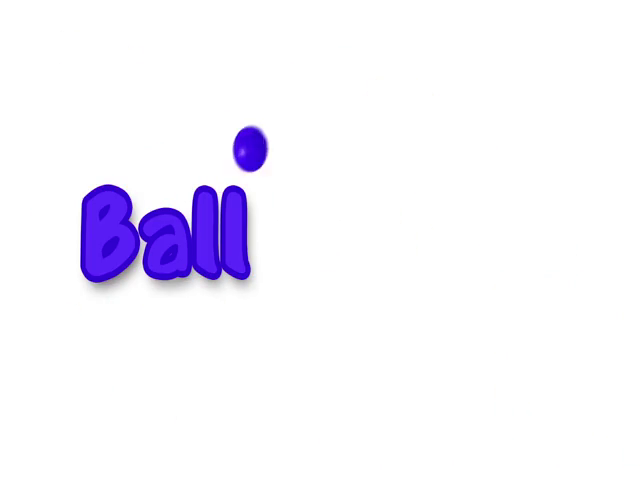
//> input picture frame 315 of opencv/test.mp4, 640 x 480 px
$ ./opencv_color_capture   (built with g++ and OpenCV 4)
//> lines starting //> are read from the running program, lines starting //| are printed output that depends on the picture; after the words box and inside, x2 and y2 are one past the last pixel; in counts of white or black regions, pixels touching at a corner belong together
#include <opencv2/opencv.hpp>
#include <iostream>

using namespace cv;
using namespace std;

int main()
{
	int range_count = 0;

	Scalar red(0, 0, 255);
	Scalar blue(255, 0, 0);
	Scalar yellow(0, 255, 255);

	Scalar magenta(255, 0, 255);


	Mat rgb_color = Mat(1, 1, CV_8UC3, red);
	Mat hsv_color;

	cvtColor(rgb_color, hsv_color, COLOR_BGR2HSV);


	int hue = (int)hsv_color.at<Vec3b>(0, 0)[0];
	int saturation = (int)hsv_color.at<Vec3b>(0, 0)[1];
	int value = (int)hsv_color.at<Vec3b>(0, 0)[2];


	cout << "hue = " << hue << endl;
	cout << "saturation = " << saturation << endl;
	cout << "value = " << value << endl;


	int low_hue = hue - 10;
	int high_hue = hue + 10;

	int low_hue1 = 0, low_hue2 = 0;
	int high_hue1 = 0, high_hue2 = 0;

	if (low_hue < 10) {
		range_count = 2;

		high_hue1 = 180;
		low_hue1 = low_hue + 180;
		high_hue2 = high_hue;
		low_hue2 = 0;
	}
	else if (high_hue > 170) {
		range_count = 2;

		high_hue1 = low_hue;
		low_hue1 = 180;
		high_hue2 = high_hue - 180;
		low_hue2 = 0;
	}
	else {
		range_count = 1;

		low_hue1 = low_hue;
		high_hue1 = high_hue;
	}


	cout << low_hue1 << "  " << high_hue1 << endl;
	cout << low_hue2 << "  " << high_hue2 << endl;


	VideoCapture cap("test.mp4");
	Mat img_frame, img_hsv;


	if (!cap.isOpened()) {
		cerr << "ERROR! Unable to open camera\n";
		return -1;
	}


	for (;;)
	{
		// wait for a new frame from camera and store it into 'frame'
		cap.read(img_frame);
//> img_frame is the input picture: 480 rows x 640 cols, CV_8UC3; mean B, G, R 253.1, 243.6, 246.2

		// check if we succeeded
		if (img_frame.empty()) {
			cerr << "ERROR! blank frame grabbed\n";
			break;
		}


		//HSV로 변환
		cvtColor(img_frame, img_hsv, COLOR_BGR2HSV);
//> img_hsv: 480 rows x 640 cols, CV_8UC3; mean H, S, V 8.1, 10.9, 253.2


		//지정한 HSV 범위를 이용하여 영상을 이진화
		Mat img_mask1, img_mask2;
		inRange(img_hsv, Scalar(low_hue1, 50, 50), Scalar(high_hue1, 255, 255), img_mask1);
//> img_mask1: 480 rows x 640 cols, CV_8UC1; every value is 0
		if (range_count == 2) {
			inRange(img_hsv, Scalar(low_hue2, 50, 50), Scalar(high_hue2, 255, 255), img_mask2);
			img_mask1 |= img_mask2;
		}


		//morphological opening 작은 점들을 제거
		erode(img_mask1, img_mask1, getStructuringElement(MORPH_ELLIPSE, Size(5, 5)));
		dilate(img_mask1, img_mask1, getStructuringElement(MORPH_ELLIPSE, Size(5, 5)));


		//morphological closing 영역의 구멍 메우기
		dilate(img_mask1, img_mask1, getStructuringElement(MORPH_ELLIPSE, Size(5, 5)));
		erode(img_mask1, img_mask1, getStructuringElement(MORPH_ELLIPSE, Size(5, 5)));


		//라벨링
		Mat img_labels, stats, centroids;
		int numOfLables = connectedComponentsWithStats(img_mask1, img_labels,
			stats, centroids, 8, CV_32S);
//> img_labels: 480 rows x 640 cols, CV_32SC1; every value is 0
//> stats = [0, 0, 640, 480, 307200]; centroids = [319.5, 239.5]; numOfLables = 1


		//영역박스 그리기
		int max = -1, idx = 0;
		for (int j = 1; j < numOfLables; j++) {
			int area = stats.at<int>(j, CC_STAT_AREA);
			if (max < area)
			{
				max = area;
				idx = j;
			}
		}
//> this loop made 0 passes
//> after the loop, max = -1; idx = 0


		int left = stats.at<int>(idx, CC_STAT_LEFT);
//> left = 0
		int top = stats.at<int>(idx, CC_STAT_TOP);
//> top = 0
		int width = stats.at<int>(idx, CC_STAT_WIDTH);
//> width = 640
		int height = stats.at<int>(idx, CC_STAT_HEIGHT);
//> height = 480


		rectangle(img_frame, Point(left, top), Point(left + width, top + height),
			Scalar(0, 0, 255), 1);
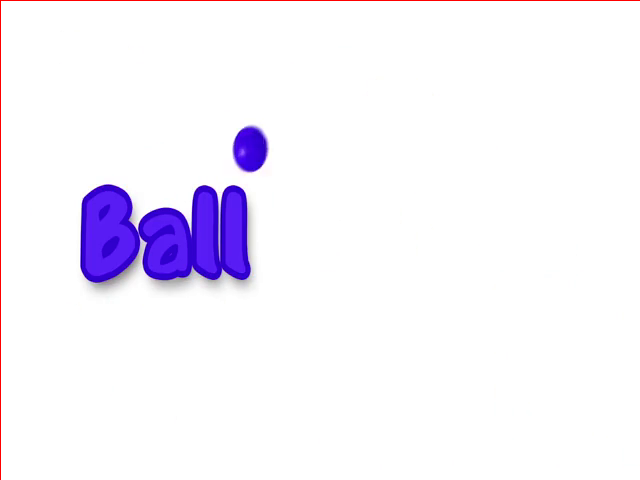
//> img_frame: 480 rows x 640 cols, CV_8UC3; 0.36% of pixels changed, all inside (x1, y1, x2, y2) = (0, 0, 640, 480)


		imshow("이진화 영상", img_mask1);
		imshow("원본 영상", img_frame);


		if (waitKey(5) >= 0)
//> the Esc key is pressed
			break;
	}


	return 0;
}

$ run again, starting later in the video
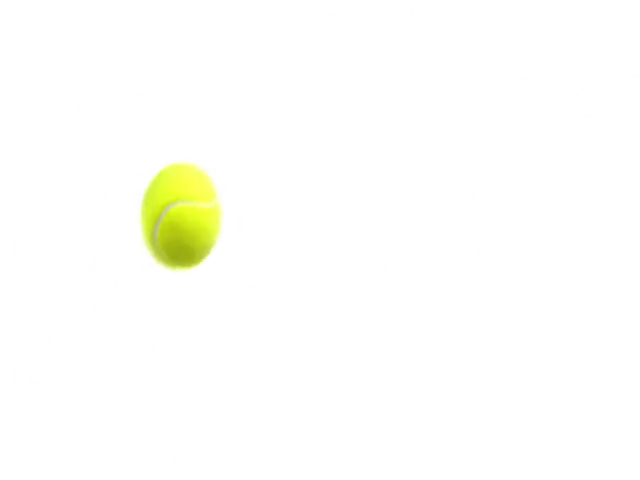
//> input picture frame 1421 of opencv/test.mp4, 640 x 480 px
//> img_frame is the input picture: 480 rows x 640 cols, CV_8UC3; mean B, G, R 250.7, 254.5, 254.1
//> img_hsv: 480 rows x 640 cols, CV_8UC3; mean H, S, V 1.8, 4.2, 254.5
//> img_mask1: 480 rows x 640 cols, CV_8UC1; every value is 0
//> img_labels: 480 rows x 640 cols, CV_32SC1; every value is 0
//> stats = [0, 0, 640, 480, 307200]; centroids = [319.5, 239.5]; numOfLables = 1
//> after the loop `for (int j = 1; j < numOfLables; j++)`: max = -1; idx = 0
//> width = 640
//> height = 480
//> `rectangle(img_frame, Point(left, top), Point(left + width, top + heigh..`:
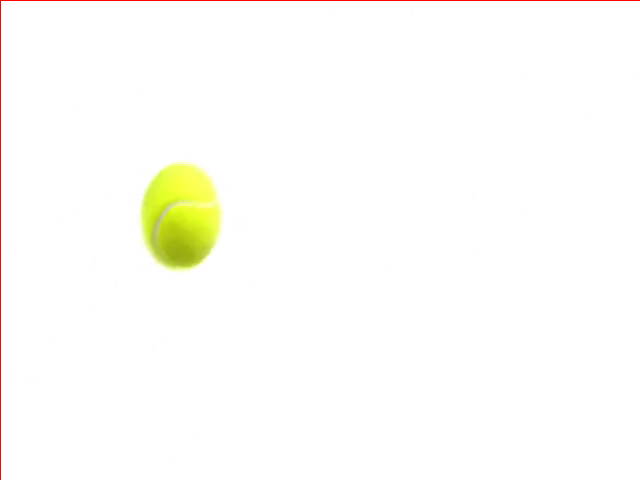
//> img_frame: 480 rows x 640 cols, CV_8UC3; 0.36% of pixels changed, all inside (x1, y1, x2, y2) = (0, 0, 640, 480)

$ run again, starting later in the video
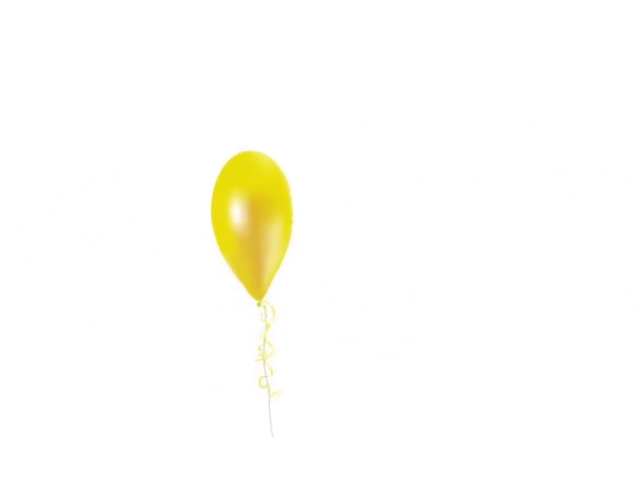
//> input picture frame 2527 of opencv/test.mp4, 640 x 480 px
//> img_frame is the input picture: 480 rows x 640 cols, CV_8UC3; mean B, G, R 248.9, 253.7, 254.3
//> img_hsv: 480 rows x 640 cols, CV_8UC3; mean H, S, V 3.3, 5.9, 254.3
//> img_mask1: 480 rows x 640 cols, CV_8UC1; every value is 0
//> img_labels: 480 rows x 640 cols, CV_32SC1; every value is 0
//> stats = [0, 0, 640, 480, 307200]; centroids = [319.5, 239.5]; numOfLables = 1
//> after the loop `for (int j = 1; j < numOfLables; j++)`: max = -1; idx = 0
//> width = 640
//> height = 480
//> `rectangle(img_frame, Point(left, top), Point(left + width, top + heigh..`:
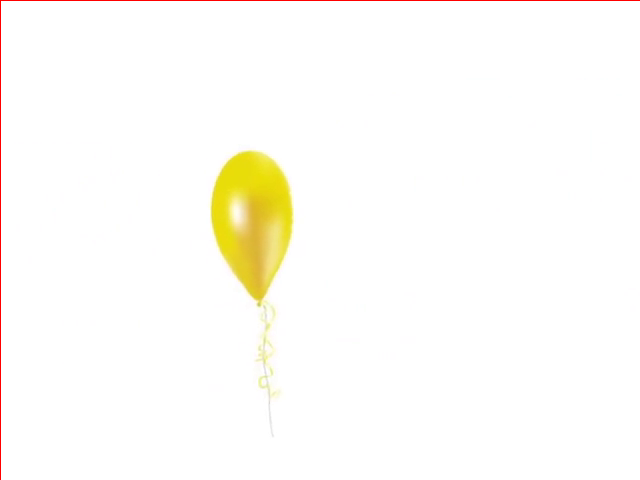
//> img_frame: 480 rows x 640 cols, CV_8UC3; 0.36% of pixels changed, all inside (x1, y1, x2, y2) = (0, 0, 640, 480)
